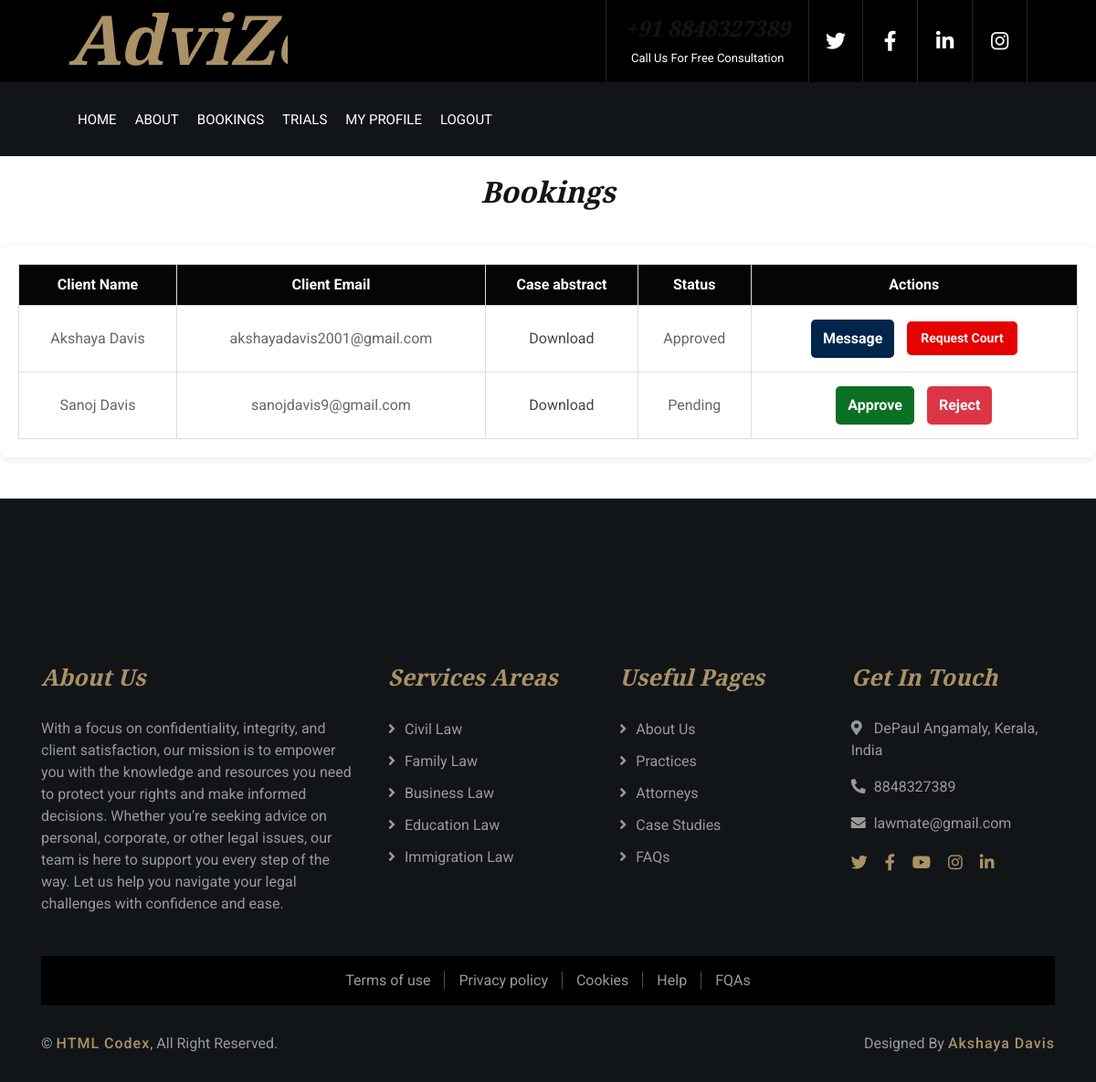
The page /view_bookings (signed in) on the database its author committed.
### userapp/models.py (models this page shows)
class Bookings(models.Model):
    user = models.ForeignKey(Register, on_delete=models.CASCADE,null=True)
    lawyer = models.ForeignKey(Register, on_delete=models.CASCADE, related_name='lawyer',null=True)
    date = models.DateField(auto_now_add=True)
    time = models.TimeField(auto_now_add=True)
    status = models.CharField(max_length=50, default="Pending")
    is_approved = models.BooleanField(default=False)
    content = models.FileField(upload_to='uploads/', null=True)
    created_at = models.DateTimeField(auto_now_add=True)
    updated_at = models.DateTimeField(auto_now=True)

class Register(AbstractUser):
    usertype = models.CharField(max_length=50, default="admin")
    phone = models.CharField(max_length=15, null=True)  # Changed to CharField
    image = models.ImageField(upload_to='uploads/', null=True)
    barcouncil_number = models.CharField(max_length=15, null=True)
    specialization = models.CharField(max_length=50, null=True)
    address = models.CharField(max_length=100, null=True)
    bio = models.TextField(max_length=1000, null=True)
    qualification = models.CharField(max_length=50, null=True)
    experience = models.CharField(max_length=10, null=True)
    consultation_mode = models.CharField(max_length=50, null=True)
    court_jurisdiction = models.CharField(max_length=50, null=True)
    court_type = models.CharField(max_length=50, null=True)
    place = models.CharField(max_length=50, null=True)
    is_approved = models.BooleanField(default=True)

### userapp/views.py (the view)
# urls.py: path('view_bookings',views.view_bookings,name="view_bookings"),
def view_bookings(request):
    user = Register.objects.get(id=request.user.id)
    bookings = Bookings.objects.filter(lawyer=user)
    return render(request, 'view_bookings.html', {'bookings': bookings})

### userapp/templates/view_bookings.html
{% load static %}
{% include 'header.html' %}
<link rel="stylesheet" href="{% static 'css/view_bookings.css' %}">
<h2 style="text-align: center; margin-top: 20px;">Bookings</h2>
<div class="bookings-container">
    {% if bookings %}
    <table>
        <thead>
            <tr>
                <th>Client Name</th>
                <th>Client Email</th>
                <th>Case abstract</th>
                <th>Status</th>
                <th>Actions</th>
            </tr>
        </thead>
        <tbody>
        {% for booking in bookings %}
            <tr>
                <td>{{ booking.user.first_name }}</td>
                <td>{{ booking.user.email }}</td>
                <td>
                    {% if booking.content %}
                        <a href="{{ booking.content.url }}" target="_blank" download>Download</a>
                    {% else %}
                        No file uploaded
                    {% endif %}
                </td>
                <td>{{ booking.status }}</td>
                <td>
                    {% if booking.status == "Pending" %}
                        <a href="{% url 'approve_booking' booking.id %}" class="btn approve-btn">Approve</a>
                        <a href="{% url 'reject_booking' booking.id %}" class="btn reject-btn">Reject</a>
                    {% elif booking.status == "Approved" %}
                        <a href="{% url 'chat' booking.user.id %}" class="btn message-btn">Message</a>
                        <a href="{% url 'all_courts' %}" class="btn trial-btn">Request Court</a>
                    {% elif booking.status == "Rejected" %}
                        <a href="{% url 'delete_booking' booking.id %}" class="btn delete-btn">Delete</a>
                    {% endif %}
                </td>
            </tr>
        {% endfor %}
        </tbody>
    </table>
    {% else %}
    <p style="text-align: center; margin-top: 20px;">No bookings found.</p>
    {% endif %}
</div>
{% include 'footer.html' %}

### userapp/static/css/style.css (style rules this page uses)
body { color: #666666; background: #ffffff; font-family: 'Roboto', sans-serif; font-weight: 400; }
h1, h2, h3, h4, h5, h6 { font-family: 'EB Garamond', serif; font-weight: 600; font-style: italic; color: #121518; }
a { color: #454545; transition: .3s; }

### userapp/static/css/view_bookings.css (style rules this page uses)
.bookings-container { width: 100%; margin: 40px auto; background-color: #fff; padding: 20px; border-radius: 8px; box-shadow: 0 2px 10px rgba(0,0,0,0.1); }
table { width: 100%; border-collapse: collapse; }
thead { background-color: #050505; color: white; }
th, td { border: 1px solid #ddd; padding: 10px; text-align: center; }
.btn { text-decoration: none; padding: 8px 12px; border-radius: 5px; font-weight: bold; color: #fff; margin: 5px; display: inline-block; transition: background 0.3s ease; }
.approve-btn { background-color: #0c7023; }
.reject-btn { background-color: #dc3545; }
.message-btn { background-color: #00254d; }
.trial-btn { display: inline-block; padding: 8px 15px; background-color: #e60101; color: rgb(252, 246, 246); text-decoration: none; font-size: 14px; font-weight: bold; border-radius: 5px; border: none; cursor: pointer; transition: 0.3s ease-in-out; }

### rows shown on the page
Bookings: user.first_name "Akshaya Davis", user.email "akshayadavis2001@gmail.com", status "Approved", shows "Message"
Bookings: user.first_name "Sanoj Davis", user.email "sanojdavis9@gmail.com", status "Pending", shows "Approve"
